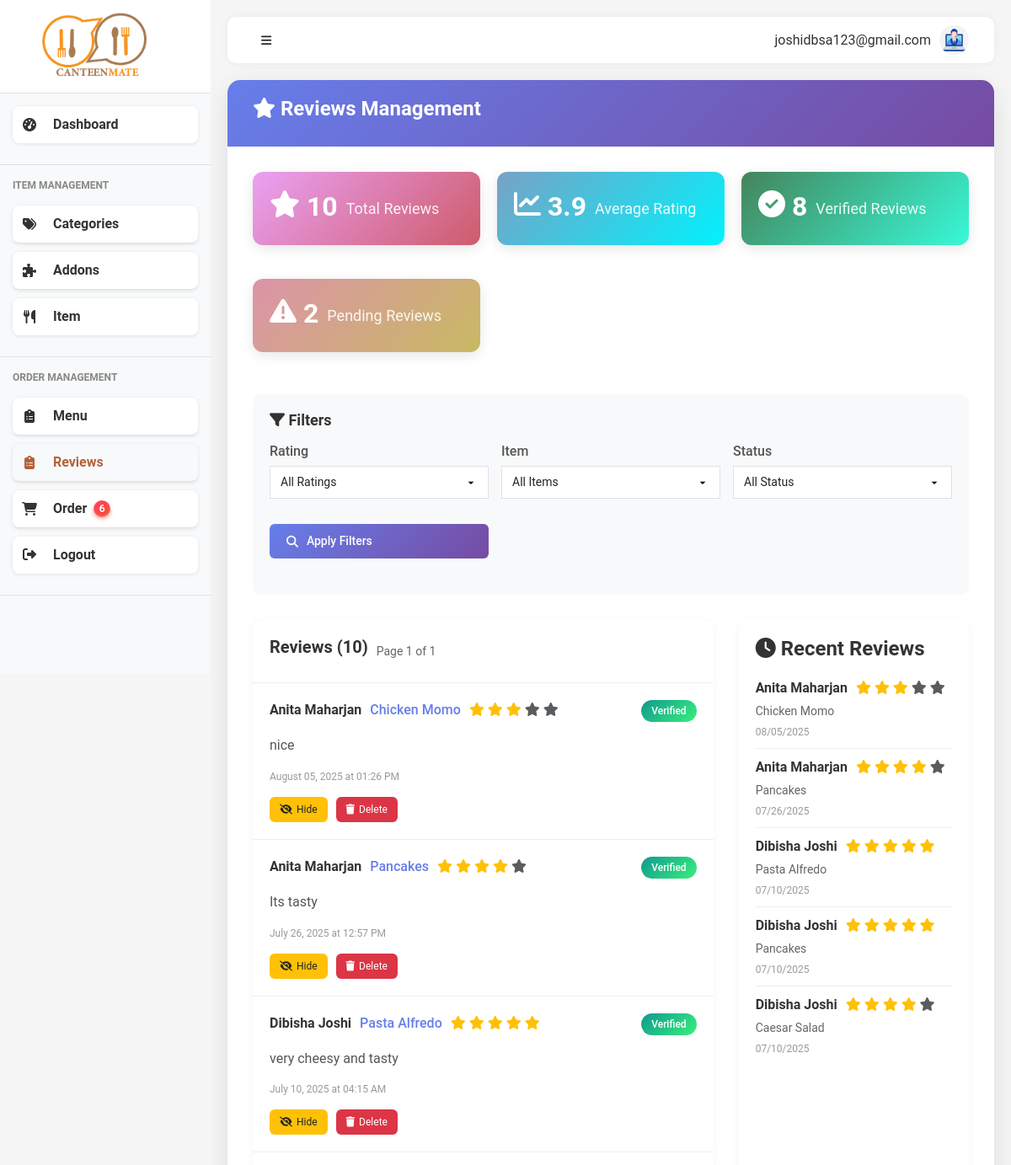
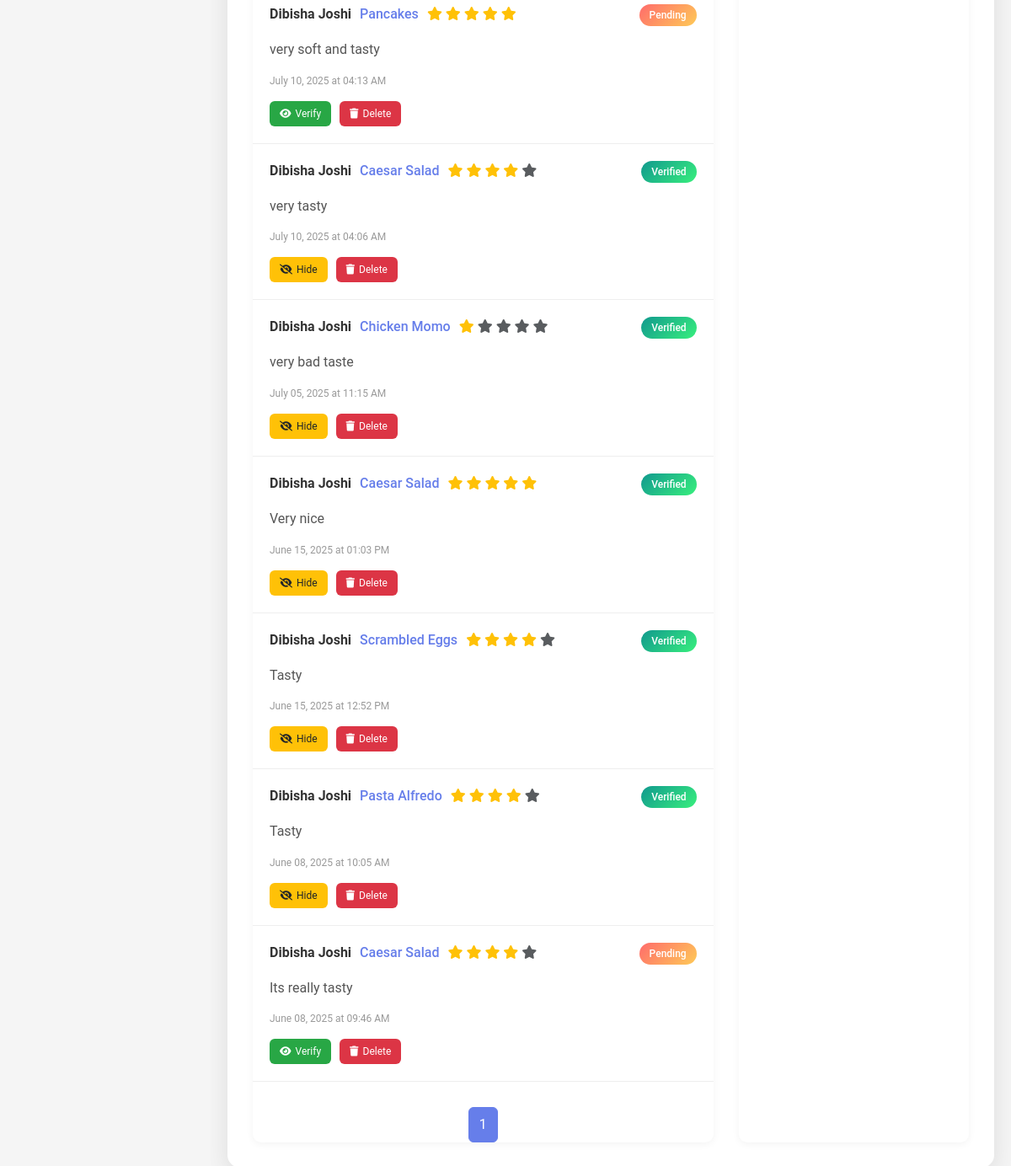
Before: /admin/reviews (signed in) with the older database file (2 pictures, top to bottom).
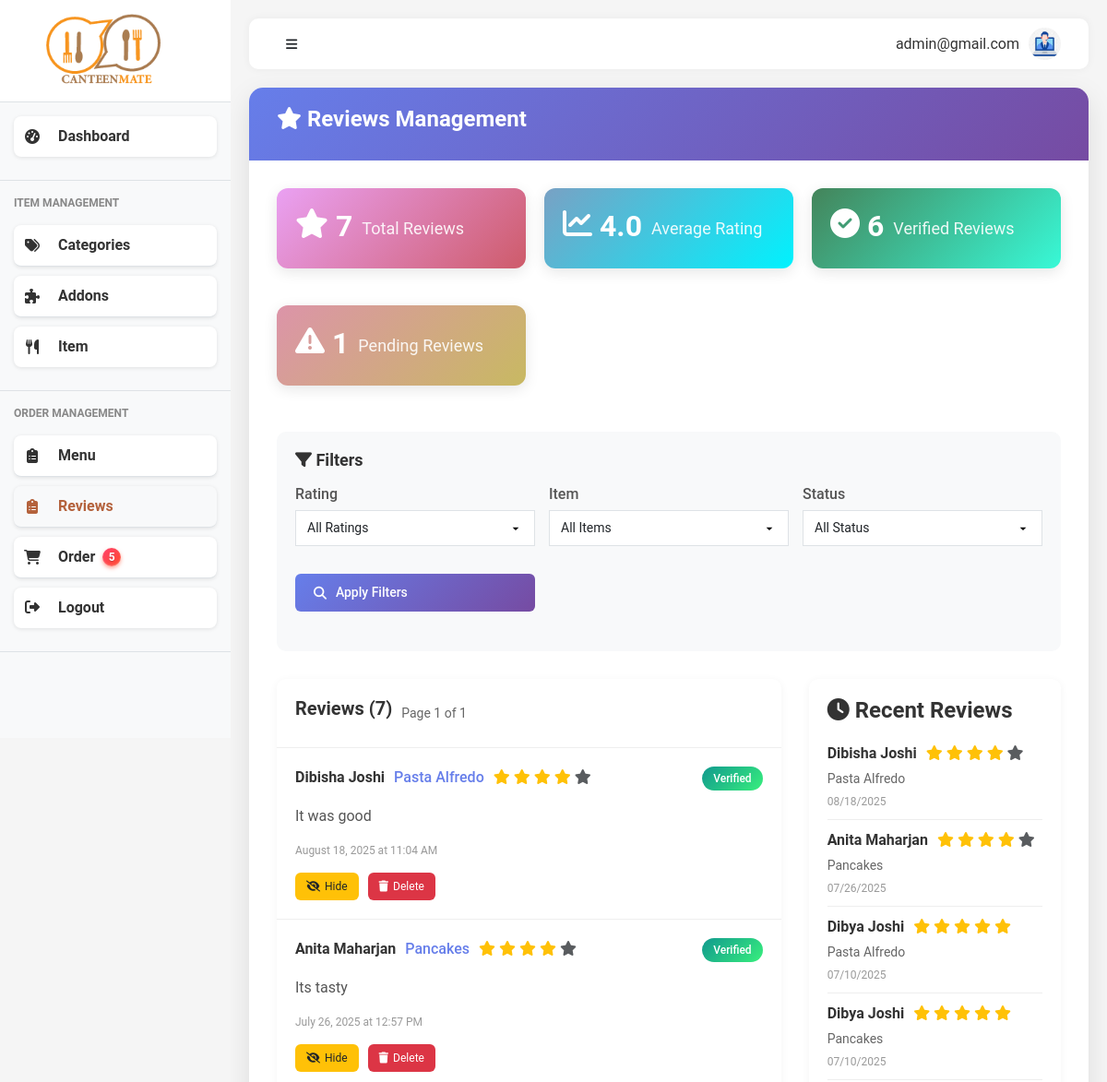
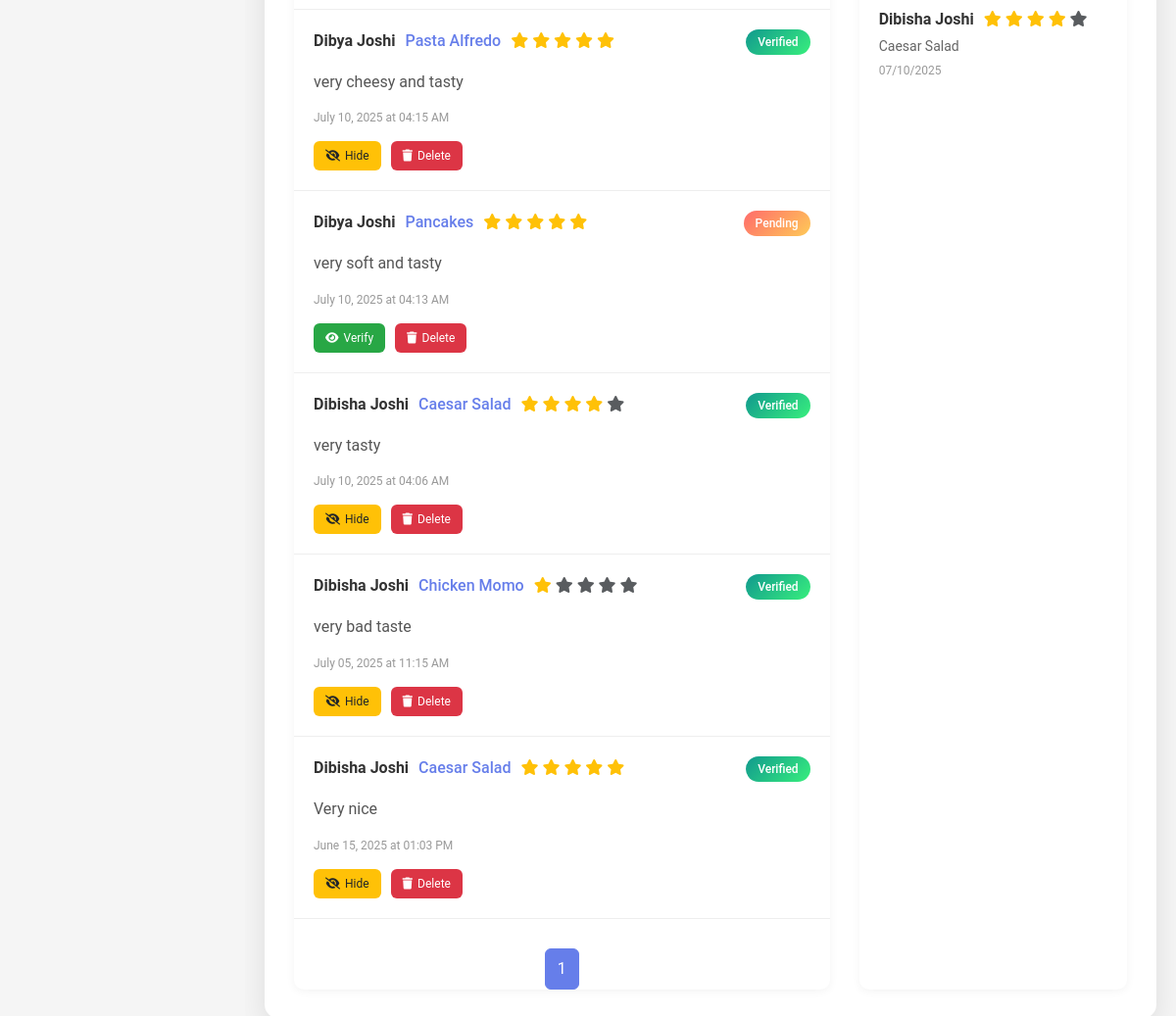
After: the same page with the newer database file (2 pictures, top to bottom).
### models.py (models this page shows, shortened)
class User(db.Model):
    id = db.Column(db.Integer, primary_key=True)
    fullname = db.Column(db.String(100), nullable=False)
    email = db.Column(db.String(100), unique=True, nullable=False)
    password = db.Column(db.String(200), nullable=False)
    role = db.Column(db.String(20), nullable=False)
    phone = db.Column(db.String(10))
    created_at = db.Column(db.DateTime, server_default=db.func.now())

class Review(db.Model):
    __tablename__ = 'reviews'
    id = db.Column(db.Integer, primary_key=True)
    user_id = db.Column(db.Integer, db.ForeignKey('user.id'), nullable=False)
    order_id = db.Column(db.Integer, db.ForeignKey('order.id'), nullable=False)
    item_id = db.Column(db.Integer, db.ForeignKey('items.id'), nullable=False)
    rating = db.Column(db.Integer, nullable=False)  # 1-5 stars
    comment = db.Column(db.Text)
    service_rating = db.Column(db.Integer)  # Optional: 1-5 stars for service
    delivery_rating = db.Column(db.Integer)  # Optional: 1-5 stars for delivery
    would_recommend = db.Column(db.Boolean, default=True)
    is_verified = db.Column(db.Boolean, default=True)  # Verified purchase
    helpful_count = db.Column(db.Integer, default=0)  # How many found it helpful
    created_at = db.Column(db.DateTime, default=datetime.utcnow)
    updated_at = db.Column(db.DateTime, default=datetime.utcnow, onupdate=datetime.utcnow)
    user = db.relationship('User', backref=db.backref('reviews', lazy=True))
    order = db.relationship('Order', backref=db.backref('reviews', lazy=True))
    item = db.relationship('Item', backref=db.backref('reviews', lazy=True))

class Item(db.Model):
    __tablename__ = 'items'
    id = db.Column(db.Integer, primary_key=True)
    name = db.Column(db.String(100), nullable=False)
    price = db.Column(db.Float, nullable=False)
    category_id = db.Column(db.Integer, db.ForeignKey('categories.id'), nullable=False)
    description = db.Column(db.Text, nullable=True)
    image_filename = db.Column(db.String(255), nullable=True)
    available = db.Column(db.Boolean, default=True)
    attribute_values = db.relationship(
        'AttributeValue',
        secondary=item_attribute_values,
        back_populates='items'
    )
    addons = db.relationship(
        'Addon',
        secondary=addon_item_association,
        back_populates='items'
    )

### main.py (the view)
@app.route('/admin/reviews')
@login_required
def admin_reviews():
    if session.get('user_role') != 'admin':
        return redirect(url_for('user_dashboard'))
    user_id = session.get('user_id')
    user = User.query.get(user_id)
    page = request.args.get('page', 1, type=int)
    rating_filter = request.args.get('rating', type=int)
    item_filter = request.args.get('item', type=int)
    verification_filter = request.args.get('verified')
    per_page = 10
    reviews_query = Review.query.join(User).join(Item)
    if rating_filter and 1 <= rating_filter <= 5:
        reviews_query = reviews_query.filter(Review.rating == rating_filter)
    if item_filter:
        reviews_query = reviews_query.filter(Review.item_id == item_filter)
    if verification_filter == 'verified':
        reviews_query = reviews_query.filter(Review.is_verified == True)
    elif verification_filter == 'unverified':
        reviews_query = reviews_query.filter(Review.is_verified == False)
    reviews_query = reviews_query.order_by(Review.created_at.desc())
    reviews = reviews_query.paginate(
        page=page,
        per_page=per_page,
        error_out=False
    )
    total_reviews = Review.query.count()
    avg_rating = db.session.query(func.avg(Review.rating)).scalar()
    avg_rating = round(avg_rating, 1) if avg_rating else 0
    recent_reviews = Review.query.order_by(Review.created_at.desc()).limit(5).all()
    unverified_count = Review.query.filter_by(is_verified=False).count()
    items = Item.query.order_by(Item.name).all()
    return render_template('admin/admin_reviews.html',
                         user=user,
                         reviews=reviews,
                         total_reviews=total_reviews,
                         avg_rating=avg_rating,
                         recent_reviews=recent_reviews,
                         unverified_count=unverified_count,
                         items=items,
                         current_rating_filter=rating_filter,
                         current_item_filter=item_filter,
                         current_verification_filter=verification_filter,
                         active_page='reviews')

### main.py (called while the page is built)
def login_required(view):
    @functools.wraps(view)
    def wrapped_view(**kwargs):
        if 'user_id' not in session:
            flash('Please log in to access this page', 'warning')
            return redirect(url_for('login'))
        return view(**kwargs)
    return wrapped_view

@app.context_processor
def inject_new_orders_count():
    count = Order.query.filter_by(status='pending').count()
    print(count)
    return dict(new_orders_count=count)

### templates/admin/admin_reviews.html (shortened to what the changed rows need)
{% extends "admin/admin_base.html" %}
    {% block extra_css %}
    <link href="https://cdnjs.cloudflare.com/ajax/libs/font-awesome/6.4.0/css/all.min.css" rel="stylesheet">
    {% endblock %}
    {% block content %}
    <div class="review_container">
        <div class="header">
            <h1><i class="fas fa-star"></i> Reviews Management</h1>
        </div>
        <div class="content">
            <div class="stats-grid">
                <div class="stat-card">
                    <i class="fas fa-star"></i>
                    <h3>{{ total_reviews }}</h3>
                    <small>Total Reviews</small>
                </div>
                <div class="stat-card secondary">
                    <i class="fas fa-chart-line"></i>
                    <h3>{{ avg_rating }}</h3>
                    <small>Average Rating</small>
                </div>
                <div class="stat-card success">
                    <i class="fas fa-check-circle"></i>
                    <h3>{{ total_reviews - unverified_count }}</h3>
                    <small>Verified Reviews</small>
                </div>
                <div class="stat-card warning">
                    <i class="fas fa-exclamation-triangle"></i>
                    <h3>{{ unverified_count }}</h3>
                    <small>Pending Reviews</small>
                </div>
            </div>
            <div class="two-column">
                <div class="reviews-section">
                    <div class="reviews-header">
                        <h2>Reviews ({{ reviews.total }})</h2>
                        <span class="reviews-count">Page {{ reviews.page }} of {{ reviews.pages }}</span>
                    </div>
                    {% if reviews.items %}
                        {% for review in reviews.items %}
                            <div class="review-card">
                                <div class="review-header">
                                    <div class="review-meta">
                                        <span class="username">{{ review.user.fullname }}</span>
                                        <span class="item-name">{{ review.item.name }}</span>
                                        <div class="rating-stars">
                                            {% for i in range(1, 6) %}
                                                <i class="fas fa-star{% if i > review.rating %} text-muted{% endif %}"></i>
                                            {% endfor %}
                                        </div>
                                    </div>
                                    {% if review.is_verified %}
                                        <span class="verified-badge">Verified</span>
                                    {% else %}
                                        <span class="unverified-badge">Pending</span>
                                    {% endif %}
                                </div>
                                <div class="review-content">
                                    {{ review.comment }}
                                </div>
                                <div class="review-date">
                                    {{ review.created_at.strftime('%B %d, %Y at %I:%M %p') }}
                                </div>
                                <div class="review-actions">
                                    <form method="POST" action="{{ url_for('toggle_review_visibility', review_id=review.id) }}" style="display: inline;">
                                        {% if review.is_verified %}
                                            <button type="submit" class="btn btn-warning btn-sm">
                                                <i class="fas fa-eye-slash"></i> Hide
                                            </button>
                                        {% else %}
                                            <button type="submit" class="btn btn-success btn-sm">
                                                <i class="fas fa-eye"></i> Verify
                                            </button>
                                        {% endif %}
                                    </form>
                                    <form method="POST" action="{{ url_for('delete_review', review_id=review.id) }}" style="display: inline;" onsubmit="return confirm('Are you sure you want to delete this review?')">
                                        <button type="submit" class="btn btn-danger btn-sm">
                                            <i class="fas fa-trash"></i> Delete
                                        </button>
                                    </form>
                                </div>
                            </div>
                        {% endfor %}
                        <div class="pagination">
                            {% for page_num in reviews.iter_pages() %}
                                {% if page_num %}
                                    {% if page_num != reviews.page %}
                                        <a href="{{ url_for('admin_reviews', page=page_num, rating=current_rating_filter, item=current_item_filter, verified=current_verification_filter) }}">
                                            {{ page_num }}
                                        </a>
                                    {% else %}
                                        <span class="current">{{ page_num }}</span>
                                    {% endif %}
                                {% else %}
                                    <span>...</span>
                                {% endif %}
                            {% endfor %}
                        </div>
                    {% endif %}
                </div>
                <div class="recent-reviews">
                    {% if recent_reviews %}
                        {% for review in recent_reviews %}
                            <div class="recent-review-item">
                                <div style="display: flex; justify-content: between; align-items: start; margin-bottom: 5px;">
                                    <strong>{{ review.user.fullname }}</strong>
                                    <div class="rating-stars" style="padding-left:10px;">
                                        {% for i in range(1, 6) %}
                                            <i class="fas fa-star{% if i > review.rating %} text-muted{% endif %}"></i>
                                        {% endfor %}
                                    </div>
                                </div>
                                <div style="font-size: 14px; color: #666;">{{ review.item.name }}</div>
                                <div style="font-size: 12px; color: #999; margin-top: 5px;">
                                    {{ review.created_at.strftime('%m/%d/%Y') }}
                                </div>
                            </div>
                        {% endfor %}
                    {% else %}
                        <p style="color: #666; text-align: center; margin: 20px 0;">No recent reviews</p>
                    {% endif %}
                </div>
            </div>
        </div>
    </div>
    {% endblock%}

### templates/admin/admin_base.html (shortened to what this page needs)
<!DOCTYPE html>
<html lang="en">
<head>
    <link href="https://cdnjs.cloudflare.com/ajax/libs/bootstrap/5.3.0/css/bootstrap.min.css" rel="stylesheet">
    <link href="https://cdnjs.cloudflare.com/ajax/libs/font-awesome/6.4.0/css/all.min.css" rel="stylesheet">
    <link href="{{ url_for('static', filename='css/style.css') }}" rel="stylesheet">
    <link href="{{ url_for('static', filename='css/admin_styles.css') }}" rel="stylesheet">
    <link href="{{ url_for('static', filename='css/content-page.css') }}" rel="stylesheet">
    {% block extra_css %}{% endblock %}
</head>
<body>
    <div class="d-flex">
    <div class="sidebar">
        <div class="brand">
            <img src="{{ url_for('static', filename='img/logo.png') }}" href={{ url_for('dashboard')}} alt="Canteen Logo">
        </div>
        <nav>
            <div class="menu-section">
                <a href="{{ url_for('dashboard')}}" class="menu-item {% if active_page == 'dashboard' %}active{% endif %}">
                    <i class="fas fa-tachometer-alt"></i>
                    Dashboard
                </a>
            </div>
            <div class="menu-section">
                <div class="menu-title">ITEM MANAGEMENT</div>
                <a href="{{ url_for('categories') }}" class="menu-item {% if active_page == 'categories' %}active{% endif %}">
                    <i class="fas fa-tags"></i>
                    Categories
                </a>
                <a href="{{ url_for('addons')}}" class="menu-item {% if active_page == 'addons' %}active{% endif %}">
                    <i class="fas fa-puzzle-piece"></i>
                    Addons
                </a>
                <a href="{{ url_for('items')}}" class="menu-item  {% if active_page == 'items' %}active{% endif %}">
                    <i class="fas fa-utensils"></i>
                    Item
                </a>
            </div>
            <div class="menu-section">
                <div class="menu-title">ORDER MANAGEMENT</div>
                <a href="{{ url_for('menu') }}" class="menu-item  {% if active_page == 'menu' %}active{% endif %}">
                    <i class="fas fa-clipboard-list"></i>
                    Menu
                </a>
                <a href="{{ url_for('admin_reviews') }}" class="menu-item  {% if active_page == 'reviews' %}active{% endif %}">
                    <i class="fas fa-clipboard-list"></i>
                    Reviews
                </a>
               <a href="{{ url_for('admin_orders') }}" class="menu-item {% if active_page == 'admin_orders' %}active{% endif %}">
                <i class="fas fa-shopping-cart"></i>
                Order
                {% if new_orders_count > 0 %}
                <span class="order_badge">{{ new_orders_count }}</span>
                {% endif %}
            </a>
                <a href="{{ url_for('logout') }}" class="menu-item {% if active_page == 'logout' %}active{% endif %}">
                    <div class="menu-icon"><i class="fas fa-sign-out-alt"></i></div>
                    <div class="menu-text">Logout</div>
                </a>
            </div>
        </nav>
    </div>
    <div class="content-wrapper">
        <div class="top-navbar">
    <button class="btn nav-toggle" onclick="document.querySelector('.sidebar').classList.toggle('active')">
        <i class="fas fa-bars"></i>
    </button>
            <div class="d-flex align-items-center">
                <div class="user-profile">
                    <div class="user-info">
                        <div class="user-email">{{ user.email }}</div>
                    </div>
                    <img src="{{ url_for('static', filename='img/admin.jpg') }}" alt="User Avatar">
                </div>
            </div>
        </div>
    {% block content %}{% endblock %}
</body>
</html>

Changed rows visible on the page:
removed Review: user.fullname "Anita Maharjan", item.name "Chicken Momo", rating 3 (drawn), is_verified "Verified", comment "nice", created_at "August 05, 2025 at 01:26 PM", created_at "08/05/2025"
removed Review: user.fullname "Dibisha Joshi", item.name "Scrambled Eggs", rating 4 (drawn), is_verified "Verified", comment "Tasty", created_at "June 15, 2025 at 12:52 PM", shown under "Reviews (10)"
removed Review: user.fullname "Dibisha Joshi", item.name "Pasta Alfredo", rating 4 (drawn), is_verified "Verified", comment "Tasty", created_at "June 08, 2025 at 10:05 AM", shown under "Reviews (10)"
removed Review: user.fullname "Dibisha Joshi", item.name "Caesar Salad", rating 4 (drawn), is_verified "Pending", comment "Its really tasty", created_at "June 08, 2025 at 09:46 AM", shown under "Reviews (10)"
changed User: email "joshidbsa123@gmail.com" → "admin@gmail.com"
added Review: user.fullname "Dibisha Joshi", item.name "Pasta Alfredo", rating 4 (drawn), is_verified "Verified", comment "It was good", created_at "August 18, 2025 at 11:04 AM", created_at "08/18/2025"
changed Review "very cheesy and tasty": user.fullname "Dibisha Joshi" → "Dibya Joshi"
changed through a linked row, Review "very soft and tasty": user.fullname "Dibisha Joshi" → "Dibya Joshi"
Other visible differences:
{{ new_orders_count }}: "6" → "5"
{{ total_reviews }}: "10" → "7"
{{ avg_rating }}: "3.9" → "4.0"
{{ total_reviews - unverified_count }}: "8" → "6"
{{ unverified_count }}: "2" → "1"
{{ reviews.total }}: "10" → "7"
